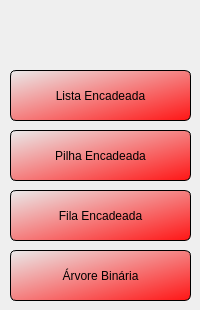
      <widget class="QWidget" name="Inicio">
       <widget class="QPushButton" name="pilha">
        <property name="geometry">
         <rect>
          <x>10</x>
          <y>130</y>
          <width>181</width>
          <height>51</height>
         </rect>
        </property>
        <property name="styleSheet">
         <string notr="true">QPushButton
{
font: 11pt &quot;Times New Roman&quot;;
border-width: 1px;
border-style: solid;
border-radius: 6px;
border-color: black;
background-color: qlineargradient(spread:pad, x1:0, y1:0, x2:1, y2:1, stop:0 rgba(234, 234, 234, 255), stop:1 rgba(255, 21, 21, 255));
}
QPushButton:hover
{
background-color: qlineargradient(spread:pad, x1:0.08, y1:0.085, x2:0.897818, y2:0.83, stop:0 rgba(255, 129, 0, 255), stop:1 rgba(255, 255, 255, 255));
}
QPushButton:pressed	
{
background-color: qlineargradient(spread:pad, x1:0.08, y1:0.085, x2:0.897818, y2:0.83, stop:0 rgba(156, 20, 20, 255), stop:1 rgba(255, 255, 255, 255));
}</string>
        </property>
        <property name="text">
         <string>Pilha Encadeada</string>
        </property>
       </widget>
       <widget class="QPushButton" name="listaEnc">
        <property name="geometry">
         <rect>
          <x>10</x>
          <y>70</y>
          <width>181</width>
          <height>51</height>
         </rect>
        </property>
        <property name="styleSheet">
         <string notr="true">QPushButton
{
font: 11pt &quot;Times New Roman&quot;;
border-width: 1px;
border-style: solid;
border-radius: 6px;
border-color: black;
background-color: qlineargradient(spread:pad, x1:0, y1:0, x2:1, y2:1, stop:0 rgba(234, 234, 234, 255), stop:1 rgba(255, 21, 21, 255));
}
QPushButton:hover
{
background-color: qlineargradient(spread:pad, x1:0.08, y1:0.085, x2:0.897818, y2:0.83, stop:0 rgba(255, 129, 0, 255), stop:1 rgba(255, 255, 255, 255));
}
QPushButton:pressed	
{
background-color: qlineargradient(spread:pad, x1:0.08, y1:0.085, x2:0.897818, y2:0.83, stop:0 rgba(156, 20, 20, 255), stop:1 rgba(255, 255, 255, 255));
}</string>
        </property>
        <property name="text">
         <string>Lista Encadeada</string>
        </property>
       </widget>
       <widget class="QPushButton" name="fila">
        <property name="geometry">
         <rect>
          <x>10</x>
          <y>190</y>
          <width>181</width>
          <height>51</height>
         </rect>
        </property>
        <property name="styleSheet">
         <string notr="true">QPushButton
{
font: 11pt &quot;Times New Roman&quot;;
border-width: 1px;
border-style: solid;
border-radius: 6px;
border-color: black;
background-color: qlineargradient(spread:pad, x1:0, y1:0, x2:1, y2:1, stop:0 rgba(234, 234, 234, 255), stop:1 rgba(255, 21, 21, 255));
}
QPushButton:hover
{
background-color: qlineargradient(spread:pad, x1:0.08, y1:0.085, x2:0.897818, y2:0.83, stop:0 rgba(255, 129, 0, 255), stop:1 rgba(255, 255, 255, 255));
}
QPushButton:pressed	
{
background-color: qlineargradient(spread:pad, x1:0.08, y1:0.085, x2:0.897818, y2:0.83, stop:0 rgba(156, 20, 20, 255), stop:1 rgba(255, 255, 255, 255));
}</string>
        </property>
        <property name="text">
         <string>Fila Encadeada</string>
        </property>
       </widget>
       <widget class="QPushButton" name="arvBin">
        <property name="geometry">
         <rect>
          <x>10</x>
          <y>250</y>
          <width>181</width>
          <height>51</height>
         </rect>
        </property>
        <property name="styleSheet">
         <string notr="true">QPushButton
{
font: 11pt &quot;Times New Roman&quot;;
border-width: 1px;
border-style: solid;
border-radius: 6px;
border-color: black;
background-color: qlineargradient(spread:pad, x1:0, y1:0, x2:1, y2:1, stop:0 rgba(234, 234, 234, 255), stop:1 rgba(255, 21, 21, 255));
}
QPushButton:hover
{
background-color: qlineargradient(spread:pad, x1:0.08, y1:0.085, x2:0.897818, y2:0.83, stop:0 rgba(255, 129, 0, 255), stop:1 rgba(255, 255, 255, 255));
}
QPushButton:pressed	
{
background-color: qlineargradient(spread:pad, x1:0.08, y1:0.085, x2:0.897818, y2:0.83, stop:0 rgba(156, 20, 20, 255), stop:1 rgba(255, 255, 255, 255));
}</string>
        </property>
        <property name="text">
         <string>Árvore Binária</string>
        </property>
       </widget>
      </widget>
